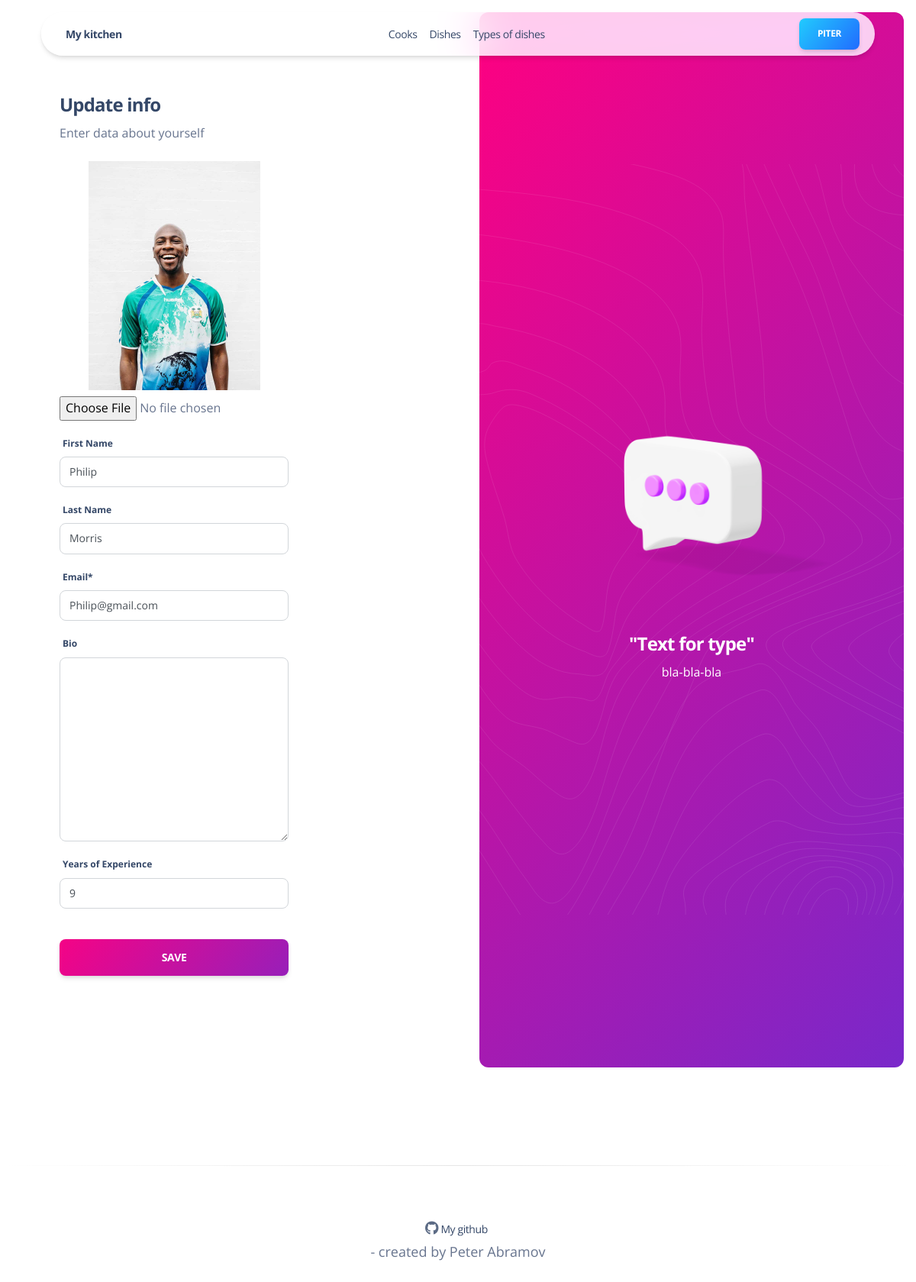
/cooks/2/update/ (signed in), run on the app's committed database.
### cafe_kitchen/models.py (models this page shows, shortened)
class Cook(AbstractUser):
    years_of_experience = models.PositiveIntegerField(null=True, blank=True)
    bio = models.TextField(null=True, blank=True)
    image = models.ImageField(upload_to='avatar', blank=True, null=True)
    def get_absolute_url(self):
        return reverse('cafe_kitchen:cook-detail', args=[str(self.id)])
    class Meta:
        ordering = ['username']

### cafe_kitchen/views.py (the view, shortened to what this page needs)
# urls.py: path('cooks/<int:pk>/update/', CookUpdateView.as_view(), name='cook-update'),
class CookUpdateView(LoginRequiredMixin, UpdateView):
    model = Cook
    template_name = 'cafe_kitchen/cook_update_form.html'
    form_class = CookUpdateForm

### cafe_kitchen/forms.py (shortened to what this page needs)
class CookUpdateForm(forms.ModelForm):
    image = forms.ImageField(
        required=False,
        widget=forms.FileInput(
            attrs={
                'class': 'custom-file-input',
                'accept': 'image/*'
            }
        )
    )
    email = forms.EmailField(
        required=True
    )
    class Meta:
        model = Cook
        fields = ['image', 'first_name', 'last_name', 'email', 'bio', 'years_of_experience',]
        labels = {
            'years_of_experience': 'Years of Experience',
            'first_name': 'First Name',
            'last_name': "Last Name"
        }

### templates/cafe_kitchen/cook_update_form.html (shortened to what this page needs)
{% extends 'base.html' %}
{% load crispy_forms_filters %}
{% load crispy_forms_tags %}
{% load static %}
{% block body %} class="sign-in-illustration" {% endblock body %}
{% block header %}
{% with cook=request.user %}
  {% include 'includes/navigation.html' %}
{% endwith %}
{% endblock header %}
{% block content %}
<section>
  <div class="page-header min-vh-100 py-xl-7">
    <div class="container">
      <div class="row">
        <div class="col-xl-4 col-lg-5 col-md-7 d-flex flex-column mx-lg-0 mx-auto">
          <div class="card card-plain">
            <div class="card-header pb-0 text-left">
              <h4 class="font-weight-bolder">Update info</h4>
              <p class="mb-0">Enter data about yourself</p>
            </div>
            <div class="card-body">
              <form method="post" enctype="multipart/form-data" class="form-group">
                <div class="form-group">
                  <div class="text-center">
                    {% if form.instance.image %}
                      <img src="{{ form.instance.image.url }}" alt="Current Image" class="img-fluid mb-2 max-height-300">
                    {% else %}
                      <img src="{% static 'img/default_avatar.jpg' %}" alt="No Image" class="img-fluid mb-2 max-height-300">
                    {% endif %}
                  </div>
                  <div class="custom-file mb-3">
                    {{ form.image }}
                  </div>
                </div>
                <div class="form-group">
                  {{ form.first_name|as_crispy_field }}
                </div>
                <div class="form-group">
                  {{ form.last_name|as_crispy_field }}
                </div>
                <div class="form-group">
                  {{ form.email|as_crispy_field }}
                </div>
                <div class="form-group">
                  {{ form.bio|as_crispy_field }}
                </div>
                <div class="form-group">
                  {{ form.years_of_experience|as_crispy_field }}
                </div>
                <div class="text-center">
                  <button type="submit" class="btn btn-lg bg-gradient-primary btn-lg w-100 mt-4 mb-0">Save</button>
                </div>
              </form>
            </div>
          </div>
        </div>
        <div class="col-6 d-lg-flex d-none h-100 my-auto pe-0 position-absolute top-0 end-0 text-center justify-content-center flex-column">
          <div class="position-relative bg-gradient-primary h-100 m-3 px-7 border-radius-lg d-flex flex-column justify-content-center">
            <div class="position-relative">
              <img class="max-width-500 w-100 position-relative z-index-2" src="{% static 'img/illustrations/chat.png' %}">
            </div>
            <h4 class="mt-5 text-white font-weight-bolder">"Text for type"</h4>
            <p class="text-white">bla-bla-bla</p>
          </div>
        </div>
      </div>
    </div>
  </div>
</section>
{% endblock content %}

### templates/includes/navigation.html (shortened to what this page needs)
{% load static %}
<div class="container position-sticky z-index-sticky top-0">
  <div class="row">
    <div class="col-12">
      <nav
        class="navbar navbar-expand-lg blur blur-rounded top-0 z-index-fixed shadow-sm position-absolute my-3 py-2 start-0 end-0 mx-4">
        <div class="container-fluid px-0">
          <a class="navbar-brand font-weight-bolder ms-sm-3" href="{% url 'cafe_kitchen:index' %}">My kitchen</a>
          {% if request.user.is_authenticated %}
          <div class="collapse navbar-collapse justify-content-center w-100" id="navigation">
            <ul class="navbar-nav navbar-nav-hover justify-content-center w-100">
              <li class="nav-item">
                <a class="nav-link" href="{% url 'cafe_kitchen:cooks' %}">Cooks</a>
              </li>
              <li class="nav-item">
                <a class="nav-link" href="{% url 'cafe_kitchen:dishes' %}">Dishes</a>
              </li>
              <li class="nav-item">
                <a class="nav-link" href="{% url 'cafe_kitchen:types-of-dish'%} ">Types of dishes</a>
              </li>
              </ul>
          </div>
          <div class="row text-center">
            <div class="col-12 mx-auto">
              <a href="{{ user.get_absolute_url }}" class="btn bg-gradient-info w-auto me-1 mb-0">
                {{ user.username }}
              </a>
            </div>
          </div>
          {% else %}
            <div class="row text-center">
              <div class="col-12 mx-auto">
                <a href="{% url 'login' %}" class="btn bg-gradient-info w-auto me-1 mb-0">Login</a>
              </div>
            </div>
          {% endif %}
        </div>
      </nav>
    </div>
  </div>
</div>

### data on the page
Cook: username "PITER"
Cook: first_name "Philip", last_name "Morris", email "Philip@gmail.com", years_of_experience "9"
